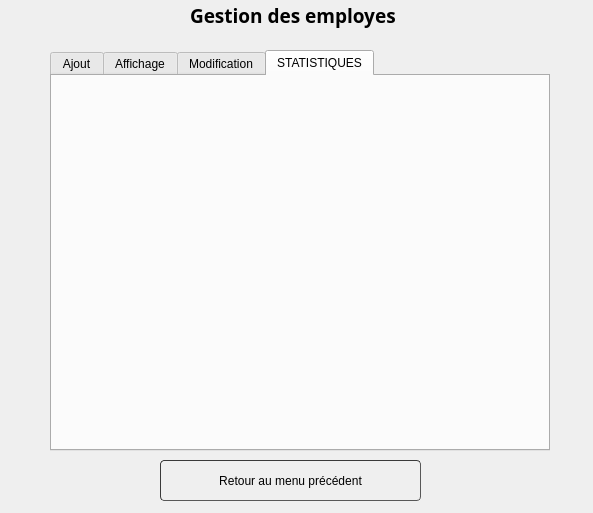
<?xml version="1.0" encoding="UTF-8"?>
<ui version="4.0">
 <class>GestionEmploye</class>
 <widget class="QWidget" name="GestionEmploye">
  <property name="geometry">
   <rect>
    <x>0</x>
    <y>0</y>
    <width>593</width>
    <height>513</height>
   </rect>
  </property>
  <property name="windowTitle">
   <string>Form</string>
  </property>
  <widget class="QLabel" name="label">
   <property name="geometry">
    <rect>
     <x>190</x>
     <y>-10</y>
     <width>271</width>
     <height>51</height>
    </rect>
   </property>
   <property name="font">
    <font>
     <family>Segoe UI Black</family>
     <pointsize>14</pointsize>
     <weight>75</weight>
     <bold>true</bold>
    </font>
   </property>
   <property name="text">
    <string>Gestion des employes</string>
   </property>
  </widget>
  <widget class="QTabWidget" name="tabWidget">
   <property name="geometry">
    <rect>
     <x>50</x>
     <y>50</y>
     <width>500</width>
     <height>401</height>
    </rect>
   </property>
   <property name="minimumSize">
    <size>
     <width>0</width>
     <height>250</height>
    </size>
   </property>
   <property name="maximumSize">
    <size>
     <width>500</width>
     <height>500</height>
    </size>
   </property>
   <property name="currentIndex">
    <number>3</number>
   </property>
   <widget class="QWidget" name="Ajout">
    <attribute name="title">
     <string>Ajout</string>
    </attribute>
    <widget class="QLabel" name="label_5">
     <property name="geometry">
      <rect>
       <x>40</x>
       <y>100</y>
       <width>51</width>
       <height>16</height>
      </rect>
     </property>
     <property name="text">
      <string>Nom :</string>
     </property>
    </widget>
    <widget class="QLineEdit" name="nom">
     <property name="geometry">
      <rect>
       <x>160</x>
       <y>100</y>
       <width>181</width>
       <height>20</height>
      </rect>
     </property>
     <property name="styleSheet">
      <string notr="true">	border-width: 1px; border-radius: 4px;
	border-color: rgb(58, 58, 58);
	border-style: inset;
	padding: 0 8px;

	selection-background-color: rgb(187, 187, 187);
	selection-color: rgb(60, 63, 65);</string>
     </property>
    </widget>
    <widget class="QLabel" name="label_9">
     <property name="geometry">
      <rect>
       <x>40</x>
       <y>60</y>
       <width>71</width>
       <height>16</height>
      </rect>
     </property>
     <property name="text">
      <string>CIN :</string>
     </property>
    </widget>
    <widget class="QLineEdit" name="cin">
     <property name="geometry">
      <rect>
       <x>160</x>
       <y>60</y>
       <width>181</width>
       <height>20</height>
      </rect>
     </property>
     <property name="styleSheet">
      <string notr="true">	border-width: 1px; border-radius: 4px;
	border-color: rgb(58, 58, 58);
	border-style: inset;
	padding: 0 8px;

	selection-background-color: rgb(187, 187, 187);
	selection-color: rgb(60, 63, 65);</string>
     </property>
    </widget>
    <widget class="QPushButton" name="ajouter">
     <property name="geometry">
      <rect>
       <x>160</x>
       <y>320</y>
       <width>75</width>
       <height>23</height>
      </rect>
     </property>
     <property name="styleSheet">
      <string notr="true">	border-width: 1px; border-radius: 4px;
	border-color: rgb(58, 58, 58);
	border-style: inset;
	padding: 0 8px;


	selection-color: rgb(60, 63, 65);</string>
     </property>
     <property name="text">
      <string>Ajouter</string>
     </property>
    </widget>
    <widget class="QPushButton" name="reset_2">
     <property name="geometry">
      <rect>
       <x>260</x>
       <y>320</y>
       <width>75</width>
       <height>23</height>
      </rect>
     </property>
     <property name="styleSheet">
      <string notr="true">	border-width: 1px; border-radius: 4px;
	border-color: rgb(58, 58, 58);
	border-style: inset;
	padding: 0 8px;


	selection-color: rgb(60, 63, 65);</string>
     </property>
     <property name="text">
      <string>reset</string>
     </property>
    </widget>
    <widget class="QLabel" name="label_7">
     <property name="geometry">
      <rect>
       <x>40</x>
       <y>140</y>
       <width>51</width>
       <height>16</height>
      </rect>
     </property>
     <property name="text">
      <string>Prenom :</string>
     </property>
    </widget>
    <widget class="QLineEdit" name="prenom">
     <property name="geometry">
      <rect>
       <x>160</x>
       <y>140</y>
       <width>181</width>
       <height>20</height>
      </rect>
     </property>
     <property name="styleSheet">
      <string notr="true">	border-width: 1px; border-radius: 4px;
	border-color: rgb(58, 58, 58);
	border-style: inset;
	padding: 0 8px;

	selection-background-color: rgb(187, 187, 187);
	selection-color: rgb(60, 63, 65);</string>
     </property>
    </widget>
    <widget class="QLineEdit" name="mobile">
     <property name="geometry">
      <rect>
       <x>160</x>
       <y>230</y>
       <width>181</width>
       <height>20</height>
      </rect>
     </property>
     <property name="styleSheet">
      <string notr="true">	border-width: 1px; border-radius: 4px;
	border-color: rgb(58, 58, 58);
	border-style: inset;
	padding: 0 8px;

	selection-background-color: rgb(187, 187, 187);
	selection-color: rgb(60, 63, 65);</string>
     </property>
     <property name="text">
      <string/>
     </property>
    </widget>
    <widget class="QLabel" name="label_8">
     <property name="geometry">
      <rect>
       <x>40</x>
       <y>230</y>
       <width>51</width>
       <height>16</height>
      </rect>
     </property>
     <property name="text">
      <string>Mobile :</string>
     </property>
    </widget>
    <widget class="QComboBox" name="departement">
     <property name="geometry">
      <rect>
       <x>160</x>
       <y>270</y>
       <width>81</width>
       <height>22</height>
      </rect>
     </property>
     <property name="styleSheet">
      <string notr="true"/>
     </property>
    </widget>
    <widget class="QLabel" name="label_11">
     <property name="geometry">
      <rect>
       <x>40</x>
       <y>270</y>
       <width>91</width>
       <height>16</height>
      </rect>
     </property>
     <property name="text">
      <string>Departement :</string>
     </property>
    </widget>
    <widget class="QLabel" name="label_12">
     <property name="geometry">
      <rect>
       <x>40</x>
       <y>180</y>
       <width>101</width>
       <height>16</height>
      </rect>
     </property>
     <property name="text">
      <string>Date de naissance :</string>
     </property>
    </widget>
    <widget class="QDateEdit" name="dateEdit">
     <property name="geometry">
      <rect>
       <x>160</x>
       <y>180</y>
       <width>110</width>
       <height>22</height>
      </rect>
     </property>
    </widget>
    <widget class="QLabel" name="text_cin">
     <property name="geometry">
      <rect>
       <x>160</x>
       <y>80</y>
       <width>211</width>
       <height>16</height>
      </rect>
     </property>
     <property name="text">
      <string/>
     </property>
    </widget>
    <widget class="QLabel" name="text_nom">
     <property name="geometry">
      <rect>
       <x>160</x>
       <y>120</y>
       <width>211</width>
       <height>16</height>
      </rect>
     </property>
     <property name="text">
      <string/>
     </property>
    </widget>
    <widget class="QLabel" name="text_prenom">
     <property name="geometry">
      <rect>
       <x>160</x>
       <y>160</y>
       <width>211</width>
       <height>16</height>
      </rect>
     </property>
     <property name="text">
      <string/>
     </property>
    </widget>
    <widget class="QLabel" name="text_date">
     <property name="geometry">
      <rect>
       <x>160</x>
       <y>210</y>
       <width>211</width>
       <height>16</height>
      </rect>
     </property>
     <property name="text">
      <string/>
     </property>
    </widget>
    <widget class="QLabel" name="text_mobile">
     <property name="geometry">
      <rect>
       <x>160</x>
       <y>250</y>
       <width>211</width>
       <height>16</height>
      </rect>
     </property>
     <property name="text">
      <string/>
     </property>
    </widget>
    <widget class="QLabel" name="label_2">
     <property name="geometry">
      <rect>
       <x>130</x>
       <y>0</y>
       <width>271</width>
       <height>51</height>
      </rect>
     </property>
     <property name="font">
      <font>
       <family>Orator Std</family>
       <pointsize>14</pointsize>
       <weight>50</weight>
       <bold>false</bold>
      </font>
     </property>
     <property name="text">
      <string>FORMULAIRE D'AJOUT</string>
     </property>
    </widget>
   </widget>
   <widget class="QWidget" name="Affichage">
    <attribute name="title">
     <string>Affichage</string>
    </attribute>
    <widget class="QPushButton" name="supprimer">
     <property name="geometry">
      <rect>
       <x>270</x>
       <y>340</y>
       <width>111</width>
       <height>21</height>
      </rect>
     </property>
     <property name="styleSheet">
      <string notr="true">	border-width: 1px; border-radius: 4px;
	border-color: rgb(58, 58, 58);
	border-style: inset;
	padding: 0 8px;


	selection-color: rgb(60, 63, 65);</string>
     </property>
     <property name="text">
      <string>Supprimer</string>
     </property>
    </widget>
    <widget class="QTableView" name="tableView">
     <property name="geometry">
      <rect>
       <x>10</x>
       <y>40</y>
       <width>471</width>
       <height>291</height>
      </rect>
     </property>
     <property name="minimumSize">
      <size>
       <width>0</width>
       <height>190</height>
      </size>
     </property>
     <property name="styleSheet">
      <string notr="true"/>
     </property>
    </widget>
    <widget class="QLineEdit" name="recherche">
     <property name="geometry">
      <rect>
       <x>120</x>
       <y>10</y>
       <width>111</width>
       <height>20</height>
      </rect>
     </property>
     <property name="styleSheet">
      <string notr="true">	border-width: 1px; border-radius: 4px;
	border-color: rgb(58, 58, 58);
	border-style: inset;
	padding: 0 8px;

	selection-background-color: rgb(187, 187, 187);
	selection-color: rgb(60, 63, 65);</string>
     </property>
    </widget>
    <widget class="QPushButton" name="rechercher">
     <property name="geometry">
      <rect>
       <x>240</x>
       <y>10</y>
       <width>91</width>
       <height>21</height>
      </rect>
     </property>
     <property name="styleSheet">
      <string notr="true">	border-width: 1px; border-radius: 4px;
	border-color: rgb(58, 58, 58);
	border-style: inset;
	padding: 0 8px;


	selection-color: rgb(60, 63, 65);</string>
     </property>
     <property name="text">
      <string>rechercher</string>
     </property>
    </widget>
    <widget class="QPushButton" name="pdf">
     <property name="geometry">
      <rect>
       <x>120</x>
       <y>340</y>
       <width>131</width>
       <height>21</height>
      </rect>
     </property>
     <property name="styleSheet">
      <string notr="true">	border-width: 1px; border-radius: 4px;
	border-color: rgb(58, 58, 58);
	border-style: inset;
	padding: 0 8px;


	selection-color: rgb(60, 63, 65);</string>
     </property>
     <property name="text">
      <string>CREATION DE PDF</string>
     </property>
    </widget>
   </widget>
   <widget class="QWidget" name="Modification">
    <attribute name="title">
     <string>Modification</string>
    </attribute>
    <widget class="QPushButton" name="modifier">
     <property name="geometry">
      <rect>
       <x>170</x>
       <y>290</y>
       <width>75</width>
       <height>23</height>
      </rect>
     </property>
     <property name="styleSheet">
      <string notr="true">	border-width: 1px; border-radius: 4px;
	border-color: rgb(58, 58, 58);
	border-style: inset;
	padding: 0 8px;


	selection-color: rgb(60, 63, 65);</string>
     </property>
     <property name="text">
      <string>modifier</string>
     </property>
    </widget>
    <widget class="QPushButton" name="reset">
     <property name="geometry">
      <rect>
       <x>260</x>
       <y>290</y>
       <width>75</width>
       <height>23</height>
      </rect>
     </property>
     <property name="styleSheet">
      <string notr="true">	border-width: 1px; border-radius: 4px;
	border-color: rgb(58, 58, 58);
	border-style: inset;
	padding: 0 8px;


	selection-color: rgb(60, 63, 65);</string>
     </property>
     <property name="text">
      <string>annuler</string>
     </property>
    </widget>
    <widget class="QLineEdit" name="mobile_mod">
     <property name="geometry">
      <rect>
       <x>180</x>
       <y>190</y>
       <width>181</width>
       <height>20</height>
      </rect>
     </property>
     <property name="styleSheet">
      <string notr="true">	border-width: 1px; border-radius: 4px;
	border-color: rgb(58, 58, 58);
	border-style: inset;
	padding: 0 8px;

	selection-background-color: rgb(187, 187, 187);
	selection-color: rgb(60, 63, 65);</string>
     </property>
     <property name="text">
      <string/>
     </property>
    </widget>
    <widget class="QLabel" name="label_10">
     <property name="geometry">
      <rect>
       <x>60</x>
       <y>70</y>
       <width>71</width>
       <height>16</height>
      </rect>
     </property>
     <property name="text">
      <string>CIN :</string>
     </property>
    </widget>
    <widget class="QLineEdit" name="cin_mod">
     <property name="geometry">
      <rect>
       <x>180</x>
       <y>70</y>
       <width>181</width>
       <height>20</height>
      </rect>
     </property>
     <property name="styleSheet">
      <string notr="true">	border-width: 1px; border-radius: 4px;
	border-color: rgb(58, 58, 58);
	border-style: inset;
	padding: 0 8px;

	selection-background-color: rgb(187, 187, 187);
	selection-color: rgb(60, 63, 65);</string>
     </property>
    </widget>
    <widget class="QLineEdit" name="prenom_mod">
     <property name="geometry">
      <rect>
       <x>180</x>
       <y>150</y>
       <width>181</width>
       <height>20</height>
      </rect>
     </property>
     <property name="styleSheet">
      <string notr="true">	border-width: 1px; border-radius: 4px;
	border-color: rgb(58, 58, 58);
	border-style: inset;
	padding: 0 8px;

	selection-background-color: rgb(187, 187, 187);
	selection-color: rgb(60, 63, 65);</string>
     </property>
    </widget>
    <widget class="QComboBox" name="departement_mod">
     <property name="geometry">
      <rect>
       <x>180</x>
       <y>230</y>
       <width>81</width>
       <height>22</height>
      </rect>
     </property>
     <property name="styleSheet">
      <string notr="true"/>
     </property>
    </widget>
    <widget class="QLineEdit" name="nom_mod">
     <property name="geometry">
      <rect>
       <x>180</x>
       <y>110</y>
       <width>181</width>
       <height>20</height>
      </rect>
     </property>
     <property name="styleSheet">
      <string notr="true">	border-width: 1px; border-radius: 4px;
	border-color: rgb(58, 58, 58);
	border-style: inset;
	padding: 0 8px;

	selection-background-color: rgb(187, 187, 187);
	selection-color: rgb(60, 63, 65);</string>
     </property>
    </widget>
    <widget class="QLabel" name="label_6">
     <property name="geometry">
      <rect>
       <x>60</x>
       <y>110</y>
       <width>51</width>
       <height>16</height>
      </rect>
     </property>
     <property name="text">
      <string>Nom :</string>
     </property>
    </widget>
    <widget class="QLabel" name="label_14">
     <property name="geometry">
      <rect>
       <x>60</x>
       <y>190</y>
       <width>51</width>
       <height>16</height>
      </rect>
     </property>
     <property name="text">
      <string>Mobile :</string>
     </property>
    </widget>
    <widget class="QLabel" name="label_13">
     <property name="geometry">
      <rect>
       <x>60</x>
       <y>240</y>
       <width>71</width>
       <height>16</height>
      </rect>
     </property>
     <property name="text">
      <string>Departement :</string>
     </property>
    </widget>
    <widget class="QLabel" name="label_15">
     <property name="geometry">
      <rect>
       <x>60</x>
       <y>150</y>
       <width>51</width>
       <height>16</height>
      </rect>
     </property>
     <property name="text">
      <string>Prenom :</string>
     </property>
    </widget>
    <widget class="QLabel" name="text_nom_2">
     <property name="geometry">
      <rect>
       <x>180</x>
       <y>130</y>
       <width>211</width>
       <height>16</height>
      </rect>
     </property>
     <property name="text">
      <string/>
     </property>
    </widget>
    <widget class="QLabel" name="text_mobile_2">
     <property name="geometry">
      <rect>
       <x>180</x>
       <y>210</y>
       <width>211</width>
       <height>16</height>
      </rect>
     </property>
     <property name="text">
      <string/>
     </property>
    </widget>
    <widget class="QLabel" name="text_prenom_2">
     <property name="geometry">
      <rect>
       <x>180</x>
       <y>170</y>
       <width>211</width>
       <height>16</height>
      </rect>
     </property>
     <property name="text">
      <string/>
     </property>
    </widget>
    <widget class="QLabel" name="label_3">
     <property name="geometry">
      <rect>
       <x>100</x>
       <y>10</y>
       <width>341</width>
       <height>51</height>
      </rect>
     </property>
     <property name="font">
      <font>
       <family>Orator Std</family>
       <pointsize>14</pointsize>
       <weight>50</weight>
       <bold>false</bold>
      </font>
     </property>
     <property name="text">
      <string>FORMULAIRE DE  MODIFICATION</string>
     </property>
    </widget>
   </widget>
   <widget class="QWidget" name="tab">
    <attribute name="title">
     <string>STATISTIQUES</string>
    </attribute>
    <widget class="QcustomPlot" name="GRAPH" native="true">
     <property name="geometry">
      <rect>
       <x>0</x>
       <y>10</y>
       <width>491</width>
       <height>361</height>
      </rect>
     </property>
    </widget>
   </widget>
  </widget>
  <widget class="QPushButton" name="pushButton">
   <property name="geometry">
    <rect>
     <x>160</x>
     <y>460</y>
     <width>261</width>
     <height>41</height>
    </rect>
   </property>
   <property name="styleSheet">
    <string notr="true">	border-width: 1px; border-radius: 4px;
	border-color: rgb(58, 58, 58);
	border-style: inset;
	padding: 0 8px;


	selection-color: rgb(60, 63, 65);</string>
   </property>
   <property name="text">
    <string>Retour au menu précédent</string>
   </property>
   <property name="icon">
    <iconset resource="framelesswindow.qrc">
     <normaloff>:/images/icons8_go_back_60px.png</normaloff>:/images/icons8_go_back_60px.png</iconset>
   </property>
   <property name="iconSize">
    <size>
     <width>30</width>
     <height>30</height>
    </size>
   </property>
  </widget>
 </widget>
 <customwidgets>
  <customwidget>
   <class>QcustomPlot</class>
   <extends>QWidget</extends>
   <header>qcustomplot.h</header>
   <container>1</container>
  </customwidget>
 </customwidgets>
 <resources>
  <include location="framelesswindow.qrc"/>
 </resources>
 <connections/>
</ui>
